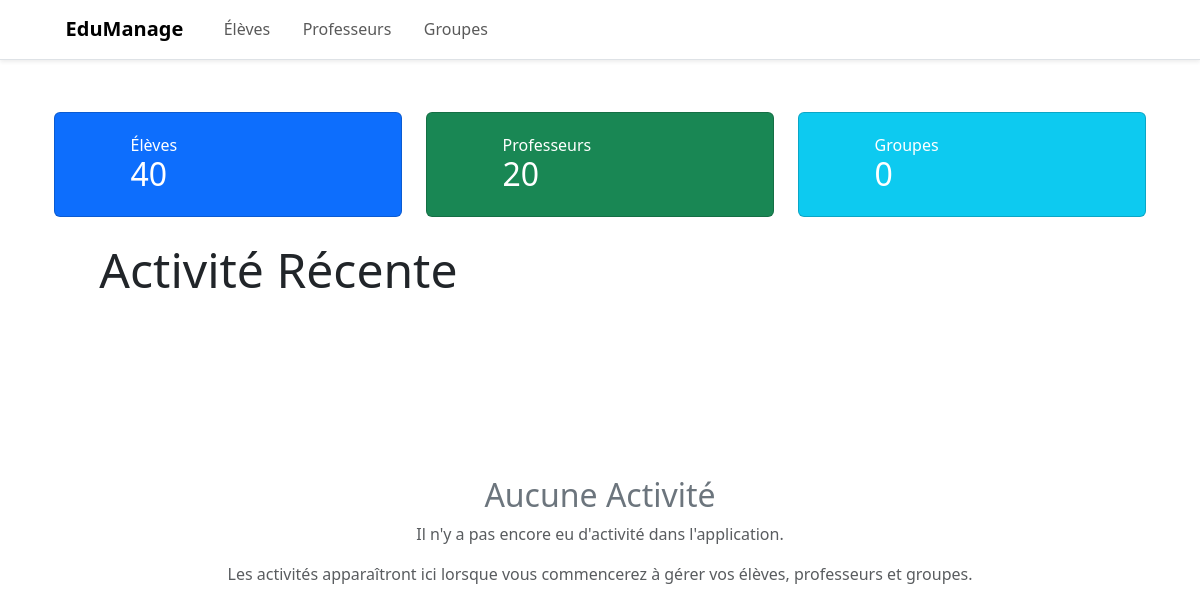
Before: / (signed in) with the older database file.
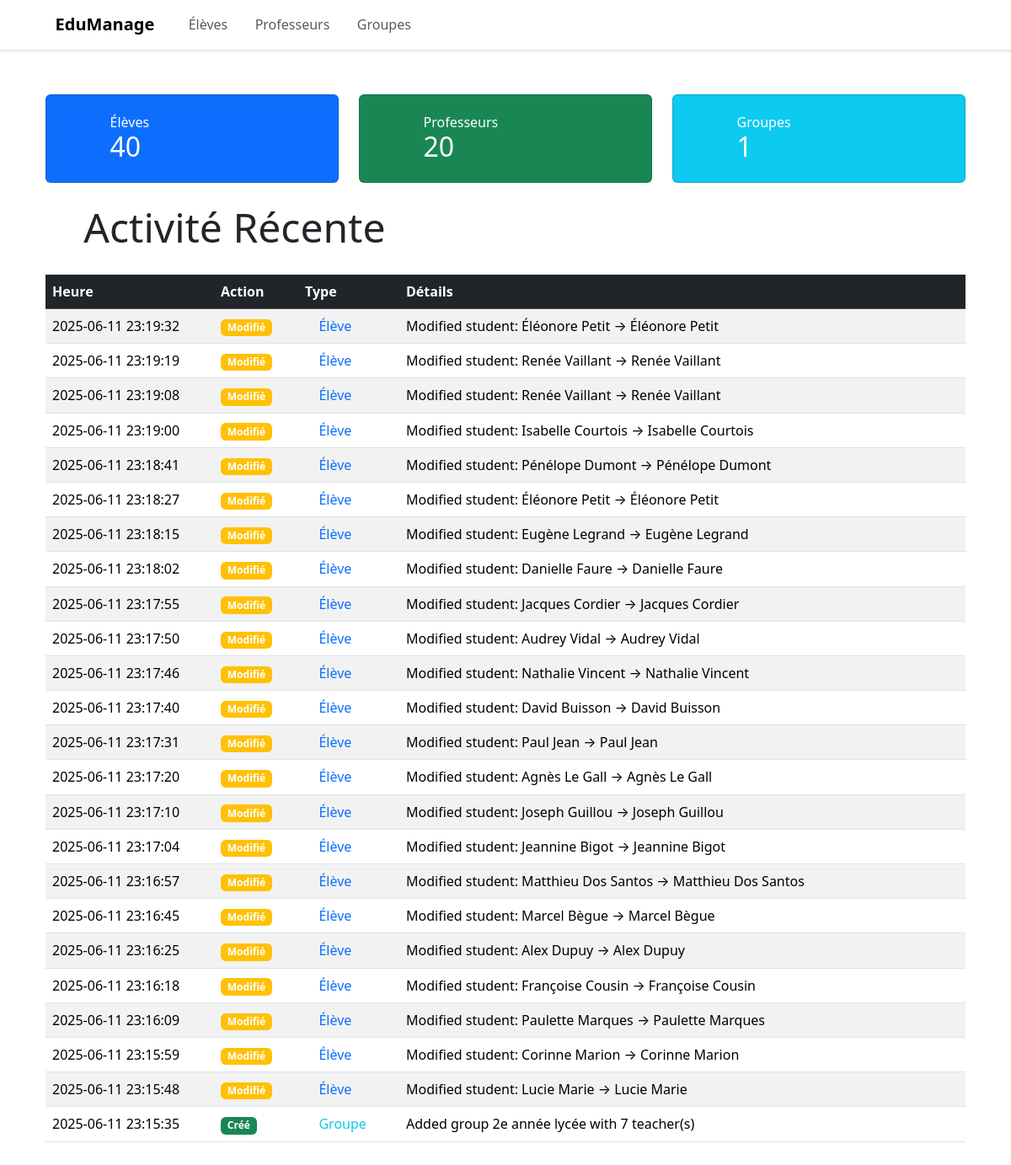
After: the same page with the newer database file.
### app/models.py (models this page shows, shortened)
class Log(db.Model):
    id = db.Column(db.Integer, primary_key=True)
    action = db.Column(db.String(200), nullable=False)
    timestamp = db.Column(db.DateTime, nullable=False, default=datetime.utcnow)
    details = db.Column(db.String(500), nullable=True)
    entity_type = db.Column(db.String(50), nullable=False)
    user_id = db.Column(db.Integer, nullable=True)

### app/api/__init__.py (the view)
    @app.route("/")
    @login_required
    def home():
        logs = Log.query.order_by(Log.timestamp.desc()).limit(50).all()
        stats = {
            'student_count': Student.query.count(),
            'teacher_count': Teacher.query.count(),
            'group_count': Group.query.count()
        }
        return render_template("home.html", logs=logs, stats=stats)

### app/api/__init__.py (called while the page is built)
def register_routes(app):
    @app.route("/")
    @login_required
    def home():
        logs = Log.query.order_by(Log.timestamp.desc()).limit(50).all()
        stats = {
            'student_count': Student.query.count(),
            'teacher_count': Teacher.query.count(),
            'group_count': Group.query.count()
        }
        return render_template("home.html", logs=logs, stats=stats)
    register_student_routes(app)
    register_teacher_routes(app)
    register_group_routes(app)

### app/auth/auth.py (called while the page is built)
def login_required(f):
    @wraps(f)
    def decorated_function(*args, **kwargs):
        if 'logged_in' not in session:
            return redirect(url_for('login'))
        return f(*args, **kwargs)
    return decorated_function

### templates/home.html
{% extends "base.html" %}
{% block content %}
<div class="container">
    <div class="row mb-4">
        <div class="col-md-4">
            <div class="card bg-primary text-white">
                <div class="card-body">
                    <div class="d-flex align-items-center">
                        <i class="bi bi-mortarboard display-4 me-3"></i>
                        <div>
                            <h6 class="card-title mb-0">Élèves</h6>
                            <h2 class="card-text mb-0">{{ stats.student_count }}</h2>
                        </div>
                    </div>
                </div>
            </div>
        </div>
        <div class="col-md-4">
            <div class="card bg-success text-white">
                <div class="card-body">
                    <div class="d-flex align-items-center">
                        <i class="bi bi-person-workspace display-4 me-3"></i>
                        <div>
                            <h6 class="card-title mb-0">Professeurs</h6>
                            <h2 class="card-text mb-0">{{ stats.teacher_count }}</h2>
                        </div>
                    </div>
                </div>
            </div>
        </div>
        <div class="col-md-4">
            <div class="card bg-info text-white">
                <div class="card-body">
                    <div class="d-flex align-items-center">
                        <i class="bi bi-people display-4 me-3"></i>
                        <div>
                            <h6 class="card-title mb-0">Groupes</h6>
                            <h2 class="card-text mb-0">{{ stats.group_count }}</h2>
                        </div>
                    </div>
                </div>
            </div>
        </div>
    </div>
    <div class="row align-items-center mb-4">
        <div class="col">
            <h1 class="display-5 mb-0">
                <i class="bi bi-clock-history me-2"></i>Activité Récente
            </h1>
        </div>
    </div>
    {% if logs %}
    <div class="table-responsive">
        <table class="table table-striped table-hover">
            <thead class="table-dark">
                <tr>
                    <th style="width: 200px">Heure</th>
                    <th style="width: 100px">Action</th>
                    <th style="width: 120px">Type</th>
                    <th>Détails</th>
                </tr>
            </thead>
            <tbody>
                {% for log in logs %}
                <tr>
                    <td>{{ log.timestamp.strftime('%Y-%m-%d %H:%M:%S') }}</td>
                    <td>
                        {% if log.action == 'create' %}
                        <span class="badge bg-success">Créé</span>
                        {% elif log.action == 'update' %}
                        <span class="badge bg-warning">Modifié</span>
                        {% elif log.action == 'delete' %}
                        <span class="badge bg-danger">Supprimé</span>
                        {% endif %}
                    </td>
                    <td>
                        {% if log.entity_type == 'student' %}
                        <span class="text-primary">
                            <i class="bi bi-mortarboard me-1"></i>Élève
                        </span>
                        {% elif log.entity_type == 'teacher' %}
                        <span class="text-success">
                            <i class="bi bi-person-workspace me-1"></i>Professeur
                        </span>
                        {% elif log.entity_type == 'group' %}
                        <span class="text-info">
                            <i class="bi bi-people me-1"></i>Groupe
                        </span>
                        {% endif %}
                    </td>
                    <td>{{ log.details }}</td>
                </tr>
                {% endfor %}
            </tbody>
        </table>
    </div>
    {% else %}
    <div class="text-center py-5">
        <i class="bi bi-clock-history display-1 text-secondary mb-3"></i>
        <h2 class="text-secondary">Aucune Activité</h2>
        <p class="text-muted">Il n'y a pas encore eu d'activité dans l'application.</p>
        <p class="text-muted">Les activités apparaîtront ici lorsque vous commencerez à gérer vos élèves, professeurs et
            groupes.</p>
    </div>
    {% endif %}
</div>
{% endblock %}

### templates/base.html (shortened to what this page needs)
<!DOCTYPE html>
<html lang="fr" data-bs-theme="light">
<head>
    <link rel="stylesheet" href="/static/css/bootstrap-ico/bootstrap-icons.min.css">
    <link rel="stylesheet" href="/static/css/other/bootstrap.css">
</head>
<body hx-boost="true">
    <nav class="navbar navbar-expand-lg fixed-top shadow-sm" id="mainNav">
        <div class="container">
            <a class="navbar-brand fw-bold" href="{{ url_for('home') }}">
                <i class="bi bi-book me-2"></i>EduManage
            </a>
            <div class="collapse navbar-collapse" id="navbarNav">
                <ul class="navbar-nav me-auto">
                    <li class="nav-item">
                        <a class="nav-link" href="{{ url_for('students') }}">
                            <i class="bi bi-mortarboard me-1"></i>Élèves
                        </a>
                    </li>
                    <li class="nav-item">
                        <a class="nav-link" href="{{ url_for('teachers') }}">
                            <i class="bi bi-person-workspace me-1"></i>Professeurs
                        </a>
                    </li>
                    <li class="nav-item">
                        <a class="nav-link" href="{{ url_for('groups') }}">
                            <i class="bi bi-people me-1"></i>Groupes
                        </a>
                    </li>
                </ul>
                <div class="d-flex align-items-center">
                    <button class="btn btn-link" onclick="toggleTheme()" id="themeToggle">
                        <i class="bi bi-sun-fill theme-icon" id="themeIcon"></i>
                    </button>
                    <a href="/logout"><i class="bi bi-box-arrow-right me-2"></i></a>
                </div>
            </div>
        </div>
    </nav>
    <div class="container py-5">
        <main>
            {% block content %}{% endblock %}
        </main>
    </div>
</body>
</html>

### templates/base.html (style rules this page uses)
body { padding-top: 4rem; transition: background-color 0.3s ease; }
.navbar { background: var(--bs-body-bg) !important; border-bottom: 1px solid var(--bs-border-color); }
.theme-icon { font-size: 1.2rem; cursor: pointer; color: var(--bs-body-color); }

Changed rows visible on the page:
added Log: timestamp "2025-06-11 23:19:32", action "Modifié", entity_type "student" (drawn), details "Modified student: Éléonore Petit → Éléonore Petit"
added Log: timestamp "2025-06-11 23:19:19", action "Modifié", entity_type "student" (drawn), details "Modified student: Renée Vaillant → Renée Vaillant"
added Log: timestamp "2025-06-11 23:19:08", action "Modifié", entity_type "student" (drawn), details "Modified student: Renée Vaillant → Renée Vaillant"
added Log: timestamp "2025-06-11 23:19:00", action "Modifié", entity_type "student" (drawn), details "Modified student: Isabelle Courtois → Isabelle Courtois"
added Log: timestamp "2025-06-11 23:18:41", action "Modifié", entity_type "student" (drawn), details "Modified student: Pénélope Dumont → Pénélope Dumont"
added Log: timestamp "2025-06-11 23:18:27", action "Modifié", entity_type "student" (drawn), details "Modified student: Éléonore Petit → Éléonore Petit"
added Log: timestamp "2025-06-11 23:18:15", action "Modifié", entity_type "student" (drawn), details "Modified student: Eugène Legrand → Eugène Legrand"
added Log: timestamp "2025-06-11 23:18:02", action "Modifié", entity_type "student" (drawn), details "Modified student: Danielle Faure → Danielle Faure"
added Log: timestamp "2025-06-11 23:17:55", action "Modifié", entity_type "student" (drawn), details "Modified student: Jacques Cordier → Jacques Cordier"
added Log: timestamp "2025-06-11 23:17:50", action "Modifié", entity_type "student" (drawn), details "Modified student: Audrey Vidal → Audrey Vidal"
added Log: timestamp "2025-06-11 23:17:46", action "Modifié", entity_type "student" (drawn), details "Modified student: Nathalie Vincent → Nathalie Vincent"
added Log: timestamp "2025-06-11 23:17:40", action "Modifié", entity_type "student" (drawn), details "Modified student: David Buisson → David Buisson"
added Log: timestamp "2025-06-11 23:17:31", action "Modifié", entity_type "student" (drawn), details "Modified student: Paul Jean → Paul Jean"
added Log: timestamp "2025-06-11 23:17:20", action "Modifié", entity_type "student" (drawn), details "Modified student: Agnès Le Gall → Agnès Le Gall"
added Log: timestamp "2025-06-11 23:17:10", action "Modifié", entity_type "student" (drawn), details "Modified student: Joseph Guillou → Joseph Guillou"
added Log: timestamp "2025-06-11 23:17:04", action "Modifié", entity_type "student" (drawn), details "Modified student: Jeannine Bigot → Jeannine Bigot"
added Log: timestamp "2025-06-11 23:16:57", action "Modifié", entity_type "student" (drawn), details "Modified student: Matthieu Dos Santos → Matthieu Dos Santos"
added Log: timestamp "2025-06-11 23:16:45", action "Modifié", entity_type "student" (drawn), details "Modified student: Marcel Bègue → Marcel Bègue"
added Log: timestamp "2025-06-11 23:16:25", action "Modifié", entity_type "student" (drawn), details "Modified student: Alex Dupuy → Alex Dupuy"
added Log: timestamp "2025-06-11 23:16:18", action "Modifié", entity_type "student" (drawn), details "Modified student: Françoise Cousin → Françoise Cousin"
added Log: timestamp "2025-06-11 23:16:09", action "Modifié", entity_type "student" (drawn), details "Modified student: Paulette Marques → Paulette Marques"
added Log: timestamp "2025-06-11 23:15:59", action "Modifié", entity_type "student" (drawn), details "Modified student: Corinne Marion → Corinne Marion"
added Log: timestamp "2025-06-11 23:15:48", action "Modifié", entity_type "student" (drawn), details "Modified student: Lucie Marie → Lucie Marie"
added Log: timestamp "2025-06-11 23:15:35", action "Créé", entity_type "group" (drawn), details "Added group 2e année lycée with 7 teacher(s)"
Other visible differences:
{{ stats.group_count }}: "0" → "1"
text no longer shown: "Aucune Activité Il n'y a pas encore eu d'activité dans l'application. Les activités apparaîtront ici lorsque vous commencerez à gérer vos élèves, professeurs et groupes."
text now shown: "Heure Action Type Détails"
